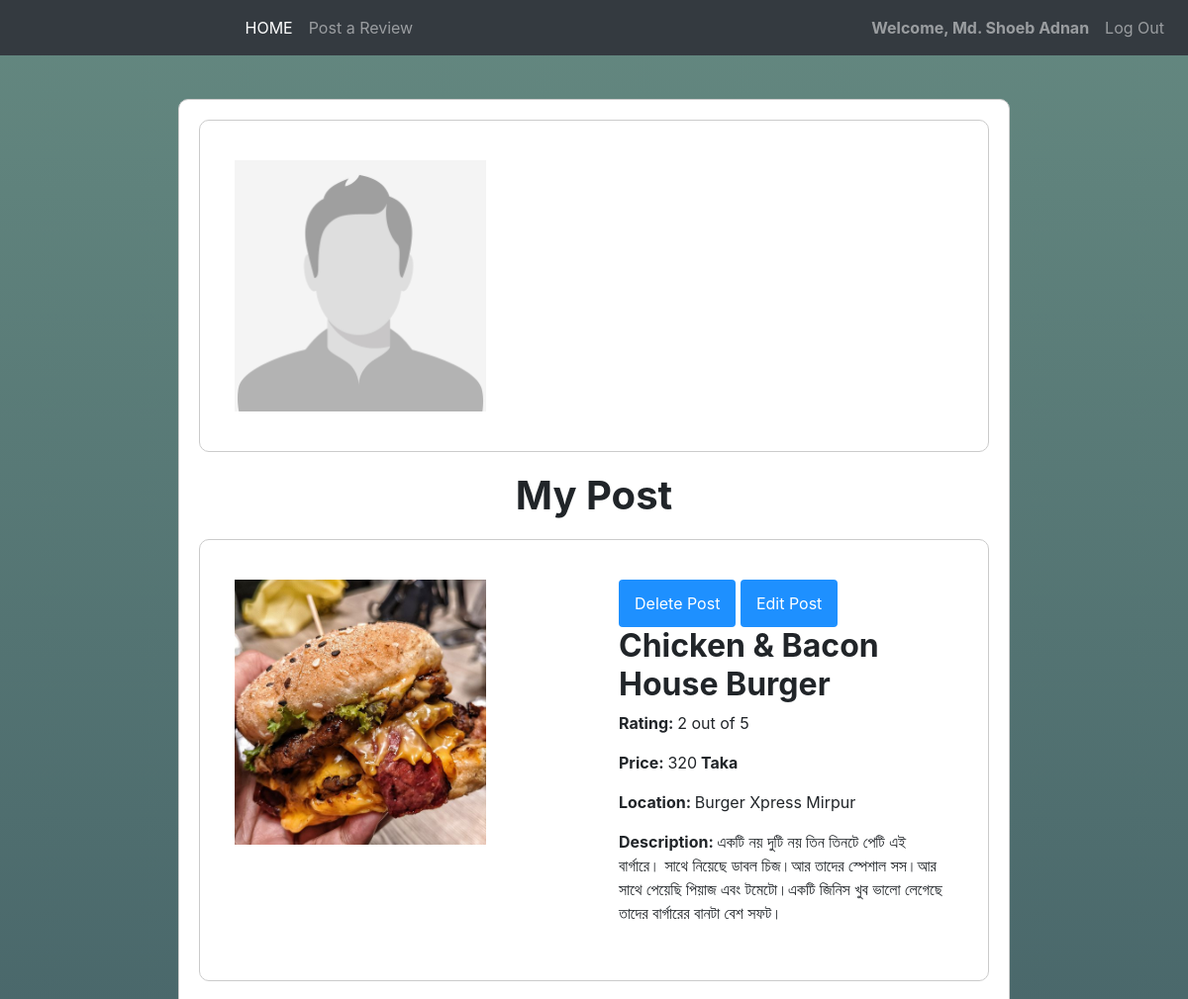
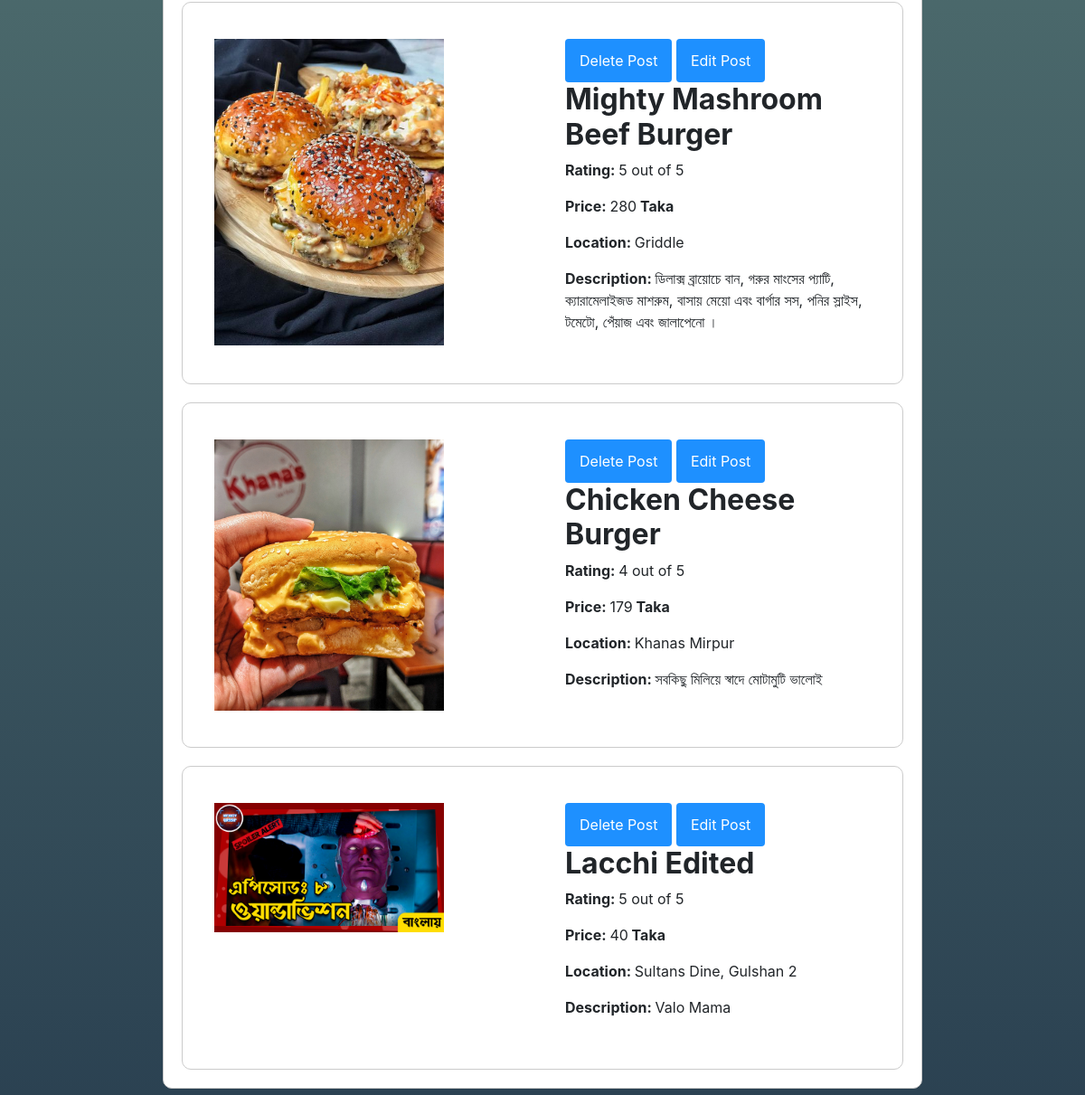
/homepage/profile.php (signed in), run on the app's committed database (2 pictures, top to bottom).
### tables this page shows
CREATE TABLE `users` (
  `email_id` varchar(200) NOT NULL,
  `password` varchar(200) NOT NULL,
  `first_name` varchar(200) NOT NULL,
  `last_name` varchar(200) NOT NULL,
  `phone_no` bigint(20) NOT NULL,
  `date_of_birth` date NOT NULL,
  `address` varchar(200) NOT NULL
);

CREATE TABLE `review` (
  `review_id` int(10) NOT NULL,
  `rating` int(11) NOT NULL,
  `price` int(11) NOT NULL,
  `description` varchar(10000) NOT NULL,
  `location` varchar(100) NOT NULL,
  `detail_location` varchar(100) DEFAULT NULL,
  `images` varchar(100) DEFAULT NULL,
  `email_id` varchar(200) DEFAULT NULL,
  `like_count` int(11) NOT NULL DEFAULT 10,
  `dislike_count` int(11) NOT NULL DEFAULT 5
);

CREATE TABLE `food` (
  `review_id` int(11) NOT NULL,
  `food_name` varchar(1000) NOT NULL,
  `food_category` varchar(1000) NOT NULL
);

### path.php (called while the page is built, shortened)
<?php
$local_path = 'http://localhost:8080/reviewnow';
$home_path = $local_path.'/homepage/Homepage.php';
$create_post_path = $local_path.'/homepage/post_a_review.php';
$profile_path = $local_path.'/homepage/profile.php';
?>

### homepage/profile.php (the view, shortened to what this page needs)
<?php
include 'C:\xampp\htdocs\reviewnow\db_connect.php';
include 'C:\xampp\htdocs\reviewnow\path.php';
$result = mysqli_query($con, "SELECT * FROM review where email_id = '".$_SESSION["email"]."' ORDER BY review_id DESC");
$user_email = mysqli_query($con, "SELECT * FROM users where email_id = '".$_SESSION["email"]."' ");
$row_one = mysqli_fetch_array($user_email);
?>
<!doctype html>
<html lang="en">
  <head>
    <link rel="stylesheet" href="https://maxcdn.bootstrapcdn.com/bootstrap/4.0.0/css/bootstrap.min.css">
  </head>
  <body>
           <nav class="navbar navbar-expand-lg fixed-top navbar-light bg-light navbar-dark bg-dark ">
              <div class="collapse navbar-collapse" id="navbarSupportedContent">
                <ul class="navbar-nav mx-auto">
                  <li class="nav-item active">
                    <a class="nav-link" href="<?php echo $home_path; ?>">HOME</a>
                  </li>
                  <li class="nav-item">
                    <a class="nav-link" href="<?php echo $create_post_path; ?>">Post a Review</a>
                  </li>
                </ul>
				 <ul class="navbar-nav ml-auto">
            <li class="nav-item">
                    <a class="nav-link" href="<?php echo $profile_path; ?>"><?php echo "<strong>Welcome, ".$row_one["first_name"]." ".$row_one["last_name"]."</strong>"; ?></a>
                  </li>
				  <li class="nav-item">
                    <a class="nav-link" href="<?php echo $profile_path; ?>" >Log Out</a>
                  </li>
        </ul>
              </div>
            </nav>
<div id="content">
  <?php
  echo "<div id='profile_info_div'>";
  echo "<img src='images/user.jpg'>";
  ?>
  <?php
  echo "</div>";
  echo "<center><h1><b>My Post</b></h1></center>";
  while ($row = mysqli_fetch_array($result)) {
	echo "<div id='img_div'>";
		echo "<img src='review_img/".$row['images']."' >";
	  echo "<div id='reviewContent'>";
	  $temp1 = $row['review_id'];
		echo "<a href = 'http://localhost:8080/reviewnow/homepage/profile.php?id=$temp1'> <button class='btn'><i class='fa fa-trash'></i> Delete Post</button></a>";
		echo "<a href = 'http://localhost:8080/reviewnow/homepage/editpost.php?id=$temp1'> <button class='btn'><i class='fa fa-trash'></i> Edit Post</button></a>";
	   $foodsql = mysqli_query($con, "SELECT * FROM food where review_id ='".$row['review_id']."'");
		  if(mysqli_num_rows($foodsql) < 1)
								  {
									  $moviesql = mysqli_query($con, "SELECT * FROM movie where review_id = '".$row['review_id']."' ");
									   if(mysqli_num_rows($moviesql) < 1)
										  {
											  $booksql = mysqli_query($con, "SELECT * FROM book where review_id = '".$row['review_id']."' ");
											  if(mysqli_num_rows($booksql) < 1)
													  {
													  }
													  else
													  {
														  $res = mysqli_fetch_array($booksql);
														  echo "<h2><b>".$res['book_name']."</b></h2>";
														  echo "<p>"."<b>Rating: </b>".$row['rating']." out of 5"."</p>";
														  echo "<p>"."<b>Price: </b>".$row['price']."<b> Taka</b>"."</p>";
														  echo "<p>"."<b>Location: </b>".$row['detail_location']."</p>";
														  echo "<p>"."<b>Description: </b>".$row['description']."</p>";
														echo "</div>";
													  }
										  }
										  else
										  {
											  $res = mysqli_fetch_array($moviesql);
											  echo "<h2><b>".$res['movie_name']."</b></h2>";
											  echo "<p>"."<b>Rating: </b>".$row['rating']." out of 5"."</p>";
														  echo "<p>"."<b>Description: </b>".$row['description']."</p>";
														echo "</div>";
										  }
								  }
								  else
								  {
									  $res = mysqli_fetch_array($foodsql);
									  echo "<h2><b>".$res['food_name']."</b></h2>";
									  echo "<p>"."<b>Rating: </b>".$row['rating']." out of 5"."</p>";
									  echo "<p>"."<b>Price: </b>".$row['price']."<b> Taka</b>"."</p>";
									  echo "<p>"."<b>Location: </b>".$row['detail_location']."</p>";
									  echo "<p>"."<b>Description: </b>".$row['description']."</p>";
									echo "</div>";
								  }
		echo "</div>";
  }
  ?>
  	</div>
  </body>
</html>

### homepage/profile.php (style rules this page uses)
body { background: #466368; background: -webkit-linear-gradient(#648880, #293f50); background: -moz-linear-gradient(#648880, #293f50); background: linear-gradient(#648880, #293f50); }
#content { width: 70%; margin: 100px auto; border: 1px solid #cbcbcb; background-color:#fff; border-radius:10px; }
#img_div { width: auto; padding: 5px; margin: 20px 20px 20px 20px; border: 1px solid #cbcbcb; border-radius:10px; }
#profile_info_div { width: auto; padding: 5px; margin: 20px 20px 20px 20px; border: 1px solid #cbcbcb; border-radius:10px; }
#profile_info_div:after { content: ""; display: block; clear: both; }
#img_div:after { content: ""; display: block; clear: both; }
img { float: left; margin: 5px; width: 40%; height: auto; padding: 30px; }
#reviewContent { float: right; margin: 5px; width: 50%; height: auto; padding: 30px; }
img { display: block; margin-left: auto; margin-right: auto; }
.btn { background-color: DodgerBlue; border: none; color: white; padding: 12px 16px; font-size: 16px; cursor: pointer; }

### data on the page
users: first_name "Md. Shoeb", last_name "Adnan"
review: images (picture), food.food_name "Chicken & Bacon House Burger", rating "2", price "320", detail_location "Burger Xpress Mirpur", description "একটি নয় দুটি নয় তিন তিনটে পেটি এই বার্গারে। সাথে নিয়েছে ডাবল চিজ।আর তাদের স্পেশাল সস।আর সাথে পেয়েছি পিয়াজ এবং টমেটো।একটি জিনিস খুব ভালো লেগেছে তাদের বার্গারের বানটা বেশ সফট।"
review: images (picture), food.food_name "Mighty Mashroom Beef Burger", rating "5", price "280", detail_location "Griddle", description "ডিলাক্স ব্রায়োচে বান, গরুর মাংসের প্যাটি, ক্যারামেলাইজড মাশরুম, বাসায় মেয়ো এবং বার্গার সস, পনির স্লাইস, টমেটো, পেঁয়াজ এবং জালাপেনো ।"
review: images (picture), food.food_name "Chicken Cheese Burger", rating "4", price "179", detail_location "Khanas Mirpur", description "সবকিছু মিলিয়ে স্বাদে মোটামুটি ভালোই"
review: images (picture), food.food_name "Lacchi Edited", rating "5", price "40", detail_location "Sultans Dine, Gulshan 2", description "Valo Mama"
